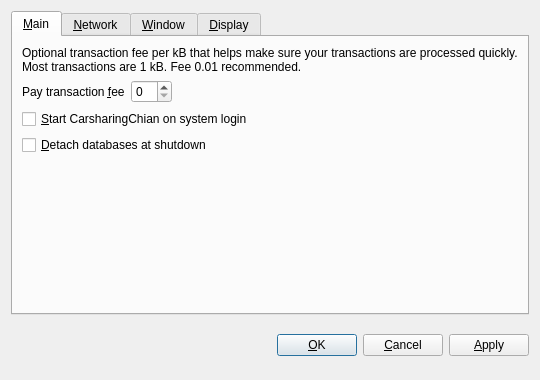
<?xml version="1.0" encoding="UTF-8"?>
<ui version="4.0">
 <class>OptionsDialog</class>
 <widget class="QDialog" name="OptionsDialog">
  <property name="geometry">
   <rect>
    <x>0</x>
    <y>0</y>
    <width>540</width>
    <height>380</height>
   </rect>
  </property>
  <property name="windowTitle">
   <string>Options</string>
  </property>
  <property name="modal">
   <bool>true</bool>
  </property>
  <layout class="QVBoxLayout" name="verticalLayout">
   <item>
    <widget class="QTabWidget" name="tabWidget">
     <property name="tabPosition">
      <enum>QTabWidget::North</enum>
     </property>
     <property name="currentIndex">
      <number>0</number>
     </property>
     <widget class="QWidget" name="tabMain">
      <attribute name="title">
       <string>&amp;Main</string>
      </attribute>
      <layout class="QVBoxLayout" name="verticalLayout_Main">
       <item>
        <widget class="QLabel" name="transactionFeeInfoLabel">
         <property name="text">
          <string>Optional transaction fee per kB that helps make sure your transactions are processed quickly. Most transactions are 1 kB. Fee 0.01 recommended.</string>
         </property>
         <property name="textFormat">
          <enum>Qt::PlainText</enum>
         </property>
         <property name="wordWrap">
          <bool>true</bool>
         </property>
        </widget>
       </item>
       <item>
        <layout class="QHBoxLayout" name="horizontalLayout_Main">
         <item>
          <widget class="QLabel" name="transactionFeeLabel">
           <property name="text">
            <string>Pay transaction &amp;fee</string>
           </property>
           <property name="textFormat">
            <enum>Qt::PlainText</enum>
           </property>
           <property name="buddy">
            <cstring>transactionFee</cstring>
           </property>
          </widget>
         </item>
         <item>
          <widget class="BitcoinAmountField" name="transactionFee"/>
         </item>
         <item>
          <spacer name="horizontalSpacer_Main">
           <property name="orientation">
            <enum>Qt::Horizontal</enum>
           </property>
           <property name="sizeHint" stdset="0">
            <size>
             <width>40</width>
             <height>20</height>
            </size>
           </property>
          </spacer>
         </item>
        </layout>
       </item>
       <item>
        <widget class="QCheckBox" name="bitcoinAtStartup">
         <property name="toolTip">
          <string>Automatically start CarsharingChian after logging in to the system.</string>
         </property>
         <property name="text">
          <string>&amp;Start CarsharingChian on system login</string>
         </property>
        </widget>
       </item>
       <item>
        <widget class="QCheckBox" name="detachDatabases">
         <property name="toolTip">
          <string>Detach block and address databases at shutdown. This means they can be moved to another data directory, but it slows down shutdown. The wallet is always detached.</string>
         </property>
         <property name="text">
          <string>&amp;Detach databases at shutdown</string>
         </property>
        </widget>
       </item>
       <item>
        <spacer name="verticalSpacer_Main">
         <property name="orientation">
          <enum>Qt::Vertical</enum>
         </property>
         <property name="sizeHint" stdset="0">
          <size>
           <width>20</width>
           <height>40</height>
          </size>
         </property>
        </spacer>
       </item>
      </layout>
     </widget>
     <widget class="QWidget" name="tabNetwork">
      <attribute name="title">
       <string>&amp;Network</string>
      </attribute>
      <layout class="QVBoxLayout" name="verticalLayout_Network">
       <item>
        <widget class="QCheckBox" name="mapPortUpnp">
         <property name="toolTip">
          <string>Automatically open the CarsharingChian client port on the router. This only works when your router supports UPnP and it is enabled.</string>
         </property>
         <property name="text">
          <string>Map port using &amp;UPnP</string>
         </property>
        </widget>
       </item>
       <item>
        <widget class="QCheckBox" name="connectSocks">
         <property name="toolTip">
          <string>Connect to the CarsharingChian network through a SOCKS proxy (e.g. when connecting through Tor).</string>
         </property>
         <property name="text">
          <string>&amp;Connect through SOCKS proxy:</string>
         </property>
        </widget>
       </item>
       <item>
        <layout class="QHBoxLayout" name="horizontalLayout_Network">
         <item>
          <widget class="QLabel" name="proxyIpLabel">
           <property name="text">
            <string>Proxy &amp;IP:</string>
           </property>
           <property name="textFormat">
            <enum>Qt::PlainText</enum>
           </property>
           <property name="buddy">
            <cstring>proxyIp</cstring>
           </property>
          </widget>
         </item>
         <item>
          <widget class="QValidatedLineEdit" name="proxyIp">
           <property name="maximumSize">
            <size>
             <width>140</width>
             <height>16777215</height>
            </size>
           </property>
           <property name="toolTip">
            <string>IP address of the proxy (e.g. 127.0.0.1)</string>
           </property>
          </widget>
         </item>
         <item>
          <widget class="QLabel" name="proxyPortLabel">
           <property name="text">
            <string>&amp;Port:</string>
           </property>
           <property name="textFormat">
            <enum>Qt::PlainText</enum>
           </property>
           <property name="buddy">
            <cstring>proxyPort</cstring>
           </property>
          </widget>
         </item>
         <item>
          <widget class="QLineEdit" name="proxyPort">
           <property name="maximumSize">
            <size>
             <width>55</width>
             <height>16777215</height>
            </size>
           </property>
           <property name="toolTip">
            <string>Port of the proxy (e.g. 9050)</string>
           </property>
          </widget>
         </item>
         <item>
          <widget class="QLabel" name="socksVersionLabel">
           <property name="text">
            <string>SOCKS &amp;Version:</string>
           </property>
           <property name="textFormat">
            <enum>Qt::PlainText</enum>
           </property>
           <property name="buddy">
            <cstring>socksVersion</cstring>
           </property>
          </widget>
         </item>
         <item>
          <widget class="QValueComboBox" name="socksVersion">
           <property name="toolTip">
            <string>SOCKS version of the proxy (e.g. 5)</string>
           </property>
          </widget>
         </item>
         <item>
          <spacer name="horizontalSpacer_Network">
           <property name="orientation">
            <enum>Qt::Horizontal</enum>
           </property>
           <property name="sizeHint" stdset="0">
            <size>
             <width>40</width>
             <height>20</height>
            </size>
           </property>
          </spacer>
         </item>
        </layout>
       </item>
       <item>
        <spacer name="verticalSpacer_Network">
         <property name="orientation">
          <enum>Qt::Vertical</enum>
         </property>
         <property name="sizeHint" stdset="0">
          <size>
           <width>20</width>
           <height>40</height>
          </size>
         </property>
        </spacer>
       </item>
      </layout>
     </widget>
     <widget class="QWidget" name="tabWindow">
      <attribute name="title">
       <string>&amp;Window</string>
      </attribute>
      <layout class="QVBoxLayout" name="verticalLayout_Window">
       <item>
        <widget class="QCheckBox" name="minimizeToTray">
         <property name="toolTip">
          <string>Show only a tray icon after minimizing the window.</string>
         </property>
         <property name="text">
          <string>&amp;Minimize to the tray instead of the taskbar</string>
         </property>
        </widget>
       </item>
       <item>
        <widget class="QCheckBox" name="minimizeOnClose">
         <property name="toolTip">
          <string>Minimize instead of exit the application when the window is closed. When this option is enabled, the application will be closed only after selecting Quit in the menu.</string>
         </property>
         <property name="text">
          <string>M&amp;inimize on close</string>
         </property>
        </widget>
       </item>
       <item>
        <spacer name="verticalSpacer_Window">
         <property name="orientation">
          <enum>Qt::Vertical</enum>
         </property>
         <property name="sizeHint" stdset="0">
          <size>
           <width>20</width>
           <height>40</height>
          </size>
         </property>
        </spacer>
       </item>
      </layout>
     </widget>
     <widget class="QWidget" name="tabDisplay">
      <attribute name="title">
       <string>&amp;Display</string>
      </attribute>
      <layout class="QVBoxLayout" name="verticalLayout_Display">
       <item>
        <layout class="QHBoxLayout" name="horizontalLayout_1_Display">
         <item>
          <widget class="QLabel" name="langLabel">
           <property name="text">
            <string>User Interface &amp;language:</string>
           </property>
           <property name="textFormat">
            <enum>Qt::PlainText</enum>
           </property>
           <property name="buddy">
            <cstring>lang</cstring>
           </property>
          </widget>
         </item>
         <item>
          <widget class="QValueComboBox" name="lang">
           <property name="toolTip">
            <string>The user interface language can be set here. This setting will take effect after restarting CarsharingChian.</string>
           </property>
          </widget>
         </item>
        </layout>
       </item>
       <item>
        <layout class="QHBoxLayout" name="horizontalLayout_2_Display">
         <item>
          <widget class="QLabel" name="unitLabel">
           <property name="text">
            <string>&amp;Unit to show amounts in:</string>
           </property>
           <property name="textFormat">
            <enum>Qt::PlainText</enum>
           </property>
           <property name="buddy">
            <cstring>unit</cstring>
           </property>
          </widget>
         </item>
         <item>
          <widget class="QValueComboBox" name="unit">
           <property name="toolTip">
            <string>Choose the default subdivision unit to show in the interface and when sending coins.</string>
           </property>
          </widget>
         </item>
        </layout>
       </item>
       <item>
        <widget class="QCheckBox" name="displayAddresses">
         <property name="toolTip">
          <string>Whether to show CarsharingChian addresses in the transaction list.</string>
         </property>
         <property name="text">
          <string>&amp;Display addresses in transaction list</string>
         </property>
        </widget>
       </item>
       <item>
        <widget class="QCheckBox" name="coinControlFeatures">
         <property name="toolTip">
          <string>Whether to show coin control features or not.</string>
         </property>
         <property name="text">
          <string>Display coin &amp;control features (experts only!)</string>
         </property>
        </widget>
       </item>
       <item>
        <spacer name="verticalSpacer_Display">
         <property name="orientation">
          <enum>Qt::Vertical</enum>
         </property>
         <property name="sizeHint" stdset="0">
          <size>
           <width>20</width>
           <height>40</height>
          </size>
         </property>
        </spacer>
       </item>
      </layout>
     </widget>
    </widget>
   </item>
   <item>
    <layout class="QHBoxLayout" name="horizontalLayout_Buttons">
     <item>
      <spacer name="horizontalSpacer_1">
       <property name="orientation">
        <enum>Qt::Horizontal</enum>
       </property>
       <property name="sizeHint" stdset="0">
        <size>
         <width>40</width>
         <height>48</height>
        </size>
       </property>
      </spacer>
     </item>
     <item>
      <widget class="QLabel" name="statusLabel">
       <property name="font">
        <font>
         <weight>75</weight>
         <bold>true</bold>
        </font>
       </property>
       <property name="text">
        <string/>
       </property>
       <property name="textFormat">
        <enum>Qt::PlainText</enum>
       </property>
       <property name="wordWrap">
        <bool>true</bool>
       </property>
      </widget>
     </item>
     <item>
      <spacer name="horizontalSpacer_2">
       <property name="orientation">
        <enum>Qt::Horizontal</enum>
       </property>
       <property name="sizeHint" stdset="0">
        <size>
         <width>40</width>
         <height>48</height>
        </size>
       </property>
      </spacer>
     </item>
     <item>
      <widget class="QPushButton" name="okButton">
       <property name="text">
        <string>&amp;OK</string>
       </property>
      </widget>
     </item>
     <item>
      <widget class="QPushButton" name="cancelButton">
       <property name="text">
        <string>&amp;Cancel</string>
       </property>
       <property name="autoDefault">
        <bool>false</bool>
       </property>
      </widget>
     </item>
     <item>
      <widget class="QPushButton" name="applyButton">
       <property name="text">
        <string>&amp;Apply</string>
       </property>
       <property name="autoDefault">
        <bool>false</bool>
       </property>
      </widget>
     </item>
    </layout>
   </item>
  </layout>
 </widget>
 <customwidgets>
  <customwidget>
   <class>BitcoinAmountField</class>
   <extends>QSpinBox</extends>
   <header>bitcoinamountfield.h</header>
  </customwidget>
  <customwidget>
   <class>QValueComboBox</class>
   <extends>QComboBox</extends>
   <header>qvaluecombobox.h</header>
  </customwidget>
  <customwidget>
   <class>QValidatedLineEdit</class>
   <extends>QLineEdit</extends>
   <header>qvalidatedlineedit.h</header>
  </customwidget>
 </customwidgets>
 <resources/>
 <connections/>
</ui>
